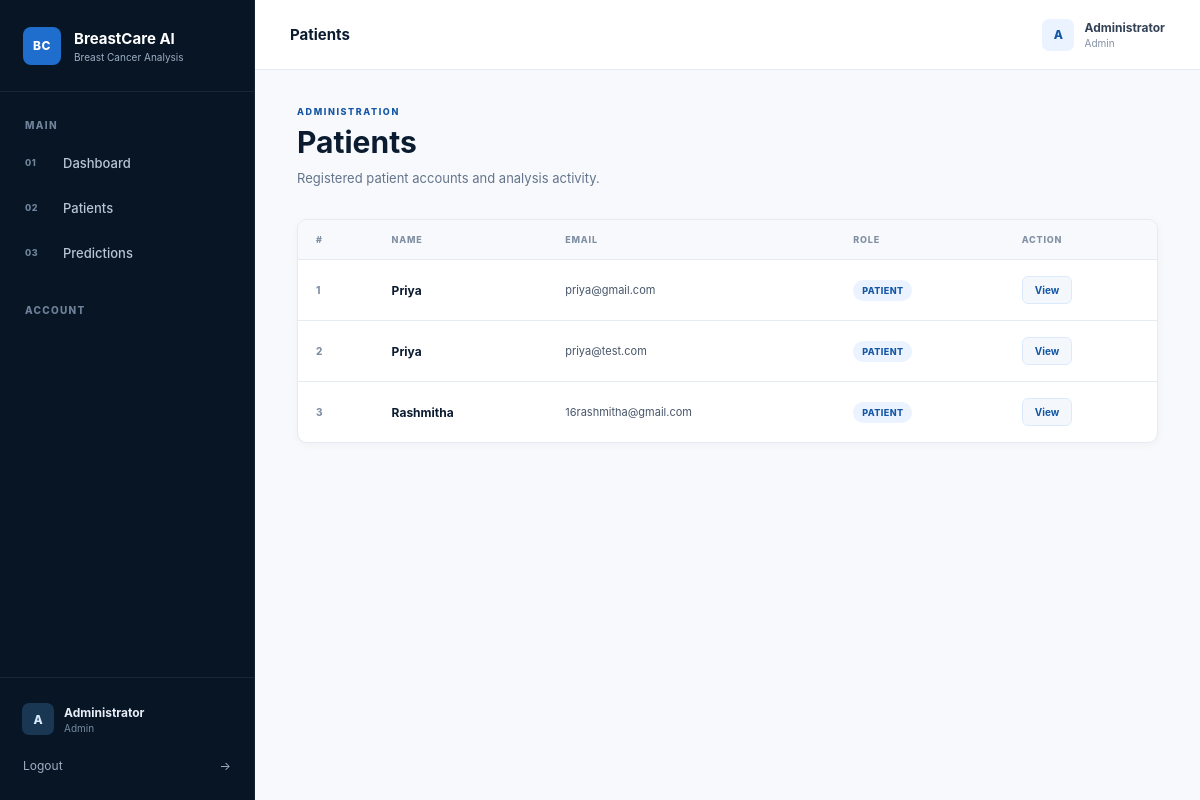
Before: /admin/patients (signed in) with the older database file.
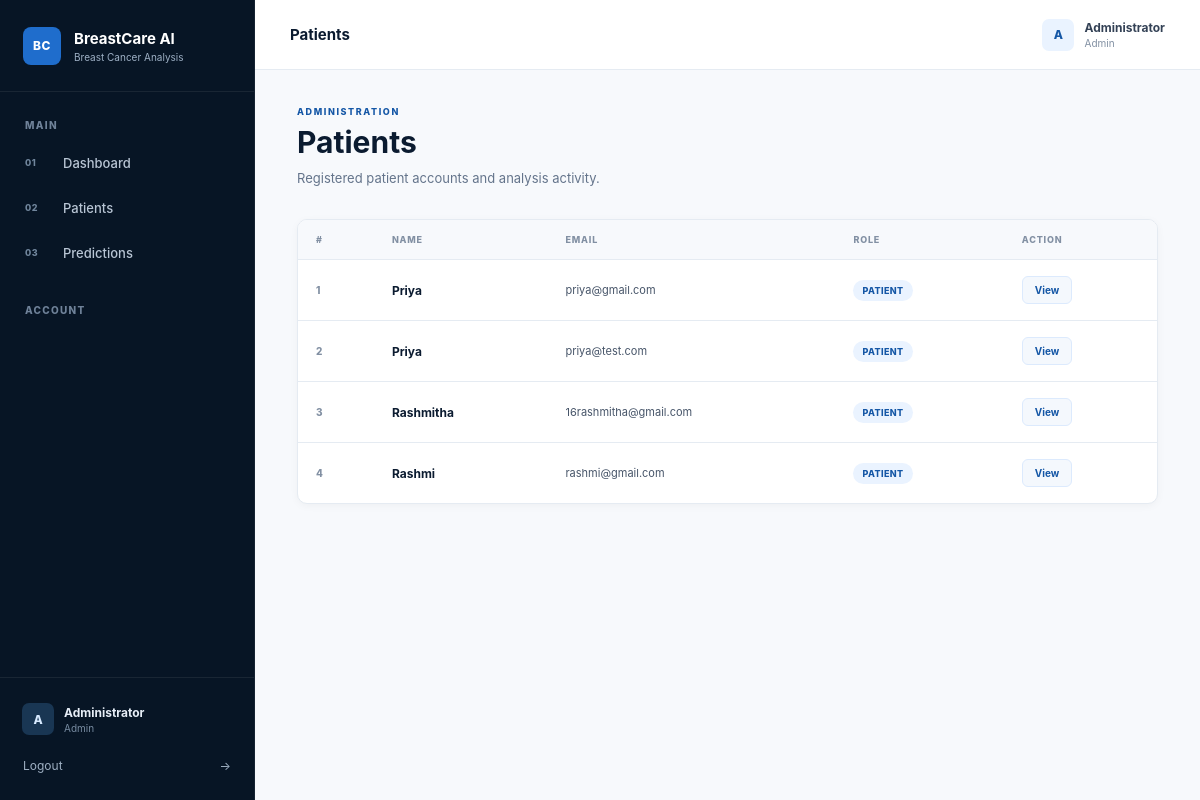
After: the same page with the newer database file.
### tables this page shows
CREATE TABLE users (

            id INTEGER PRIMARY KEY AUTOINCREMENT,

            name TEXT NOT NULL,

            email TEXT UNIQUE NOT NULL,

            password_hash TEXT NOT NULL,

            role TEXT NOT NULL DEFAULT 'patient',

            phone TEXT,

            age INTEGER,

            gender TEXT,

            address TEXT,

            profile_completed INTEGER NOT NULL DEFAULT 0,

            created_at TIMESTAMP DEFAULT CURRENT_TIMESTAMP
        );

### app.py (the view)
@app.route(
    "/admin/patients"
)
def admin_patients():
    check = admin_required()
    if check:
        return check
    patients = get_all_patients()
    return render_template(
        "admin/patients.html",
        patients=patients
    )

### app.py (called while the page is built)
def admin_required():
    if "user_id" not in session:
        return redirect(url_for("login"))
    if session.get("role") != "admin":
        return redirect(url_for("home"))
    return None

### models.py (called while the page is built)
def get_db():
    connection = sqlite3.connect(
        DATABASE_PATH
    )
    connection.row_factory = sqlite3.Row
    return connection

def get_all_patients():
    connection = get_db()
    patients = connection.execute(
        """
        SELECT
            users.*,

            COUNT(predictions.id)
            AS prediction_count

        FROM users

        LEFT JOIN predictions
        ON users.id = predictions.user_id

        WHERE users.role = 'patient'

        GROUP BY users.id

        ORDER BY users.id ASC
        """
    ).fetchall()
    connection.close()
    return patients

### templates/admin/patients.html (shortened to what this page needs)
{% extends "base.html" %}
{% block topbar_title %}
Patients
{% endblock %}
{% block content %}
<div class="page-content">
    <div class="page-heading">
        <div class="eyebrow">
            ADMINISTRATION
        </div>
        <h1>
            Patients
        </h1>
        <p>
            Registered patient accounts and analysis activity.
        </p>
    </div>
    <div class="table-card">
        <div class="table-wrapper">
            <table class="data-table">
                <thead>
                    <tr>
                        <th>
                            #
                        </th>
                        <th>
                            Name
                        </th>
                        <th>
                            Email
                        </th>
                        <th>
                            Role
                        </th>
                        <th>
                            Action
                        </th>
                    </tr>
                </thead>
                <tbody>
                {% if patients %}
                    {% for patient in patients %}
                    <tr>
                        <td>
                            <span class="table-number">
                                {{ loop.index }}
                            </span>
                        </td>
                        <td>
                            <strong class="table-primary">
                                {{ patient["name"] }}
                            </strong>
                        </td>
                        <td>
                            {{ patient["email"] }}
                        </td>
                        <td>
                            <span class="role-badge">
                                {{ patient["role"]|capitalize }}
                            </span>
                        </td>
                        <td>
                            <a
                                href="{{ url_for(
                                    'admin_patient_detail',
                                    user_id=patient['id']
                                ) }}"
                                class="table-action"
                            >
                                View
                            </a>
                        </td>
                    </tr>
                    {% endfor %}
                {% endif %}
                </tbody>
            </table>
        </div>
    </div>
</div>
{% endblock %}

Changed rows visible on the page:
added users: name "Rashmi", email "rashmi@gmail.com", role "PATIENT"
